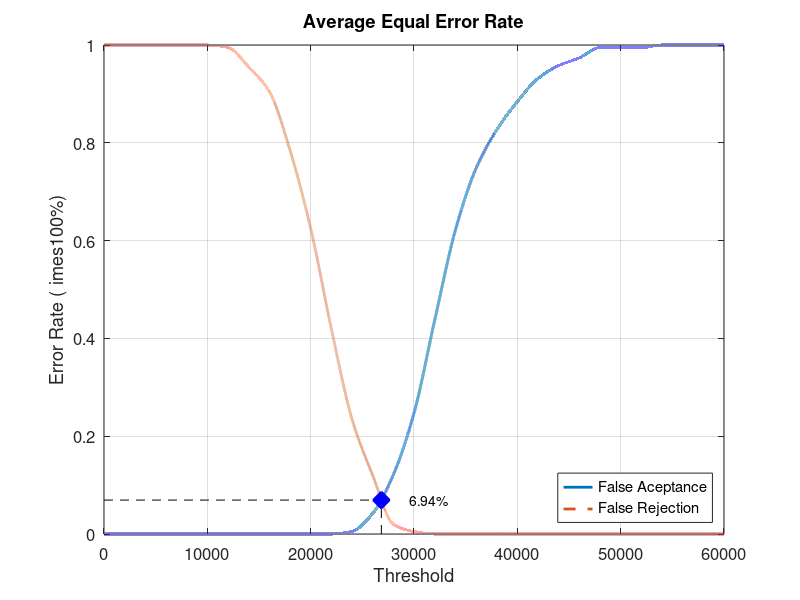
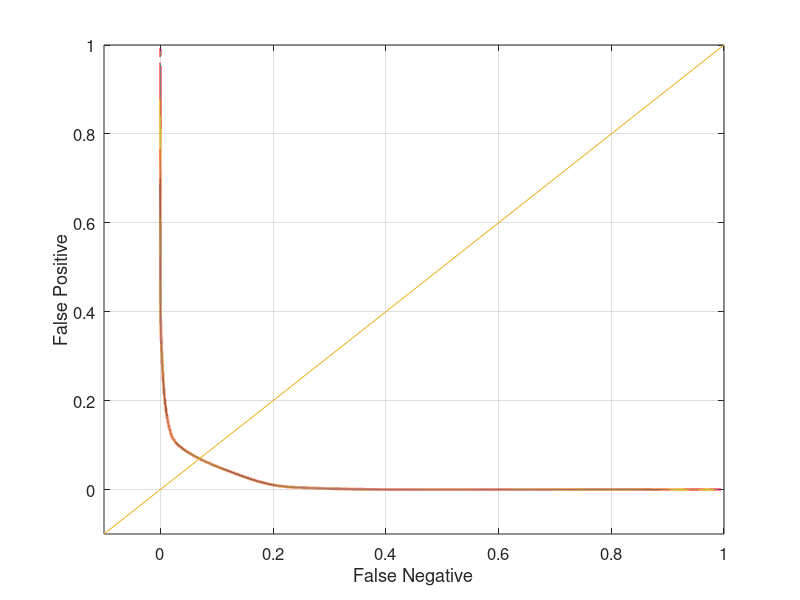

Here is the MATLAB script that generated these plots, in order:
close all;
clear;
clc;
x = 0:2000:60000;
xq = 0:0.5:60000;

y0 = [0 0 0 0 0 0 0 0 0 0 0 0 0.00526316 0.0421053 0.121053 0.247368 0.436842 0.621053 0.747368 0.826316 0.884211 0.931579 0.957895 0.973684 0.994737 0.994737 0.994737 1 1 1 1]
yy0 = interp1(x, y0, xq, 'pchip');
y1 = [1 1 1 1 1 1 0.995 0.955 0.905 0.785 0.625 0.42 0.235 0.12 0.02 0.005 0 0 0 0 0 0 0 0 0 0 0 0 0 0 0]
yy1 = interp1(x, y1, xq, 'pchip');

% Calculating EER: 
y2 = abs(y0 - y1);
find(y2 == min(y2))
yy2 = abs(yy0 - yy1);
xEER = find(yy2 == min(yy2));
xEERIndex = xq(xEER) % X-axis EER
yEER = yy0(xEER) % Y-axis EER

main = figure
plot(xq, yy0,'-','LineWidth', 2);	hold on
plot(xq, yy1,'--','LineWidth', 2);	hold on
plot([xEERIndex xEERIndex], [0 yEER], 'k--');	hold on
plot([0 xEERIndex], [yEER yEER], 'k--');	hold on
plot(xEERIndex, yEER, 'bx', 'LineWidth', 10);	hold on
text(xEERIndex + 10 * xEERIndex / 100, yEER, [num2str(round((10000 * yEER)) / 100) '%'])
legend('False Aceptance', 'False Rejection', 'Location', 'SouthEast')
xlabel('Threshold')
ylabel('Error Rate (	imes100%)')
title('Average Equal Error Rate')
set(gca, 'FontSize', 12)
axis([0 60000 0 1])
grid on

print(main, 'Database4_4Main', '-dpng');
FNRxFPR = figure('Color', [1 1 1]);
plot(yy1, yy0, '-', yy1, yy0, 'LineWidth', 2);
hold on
y = -0.1:0.1:1
plot(y, y); 
set(gca, 'FontSize', 12)
xlabel('False Negative')
ylabel('False Positive')
axis([-0.1 1 -0.1 1])
set(gca, 'FontSize', 12)
grid on

print(FNRxFPR, 'Database4_4FNRxFPR','-dpng');
